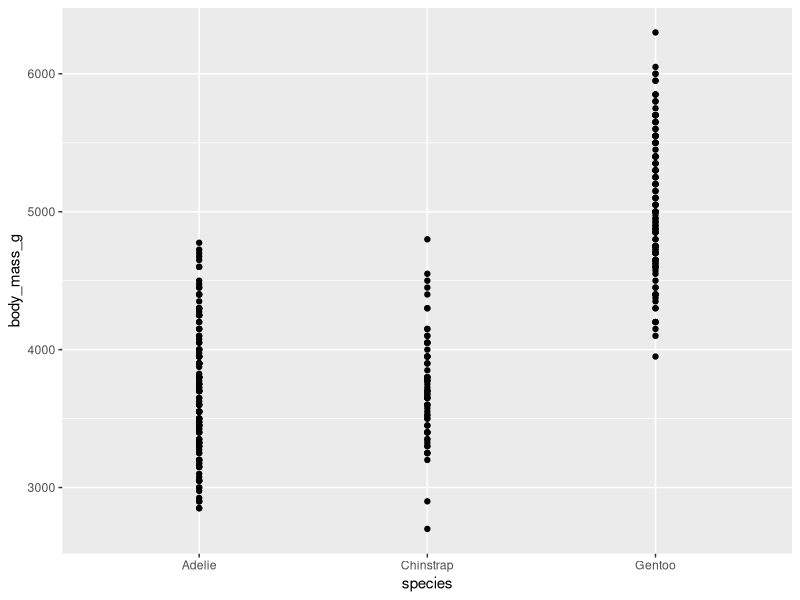

This chart was generated by the following R code:
## ---- chunk 1
library(palmerpenguins)
library(tidyverse)
## ---- chunk 2
ggplot(data = penguins, aes( x = species, y = body_mass_g)) +
  geom_point()
